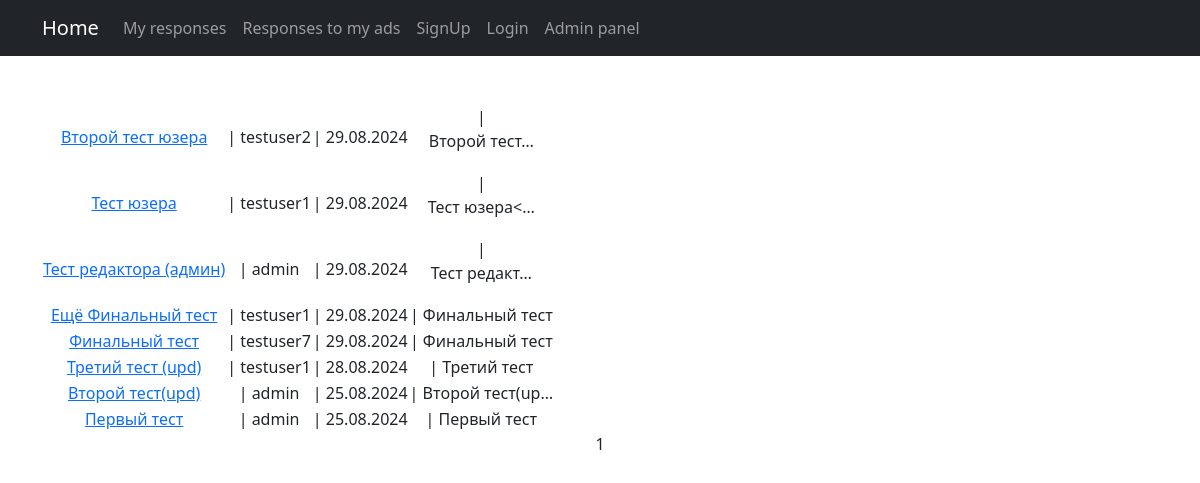
The page / on the database its author committed.
### board/models.py (models this page shows, shortened)
class Post(models.Model):
    author = models.ForeignKey(User, on_delete=models.CASCADE)
    category = models.CharField(max_length=5, choices=CATEGORY_TYPE, default="TANKS")
    date_create = models.DateTimeField(auto_now_add=True)
    title = models.CharField(max_length=64)
    content = RichTextUploadingField()

### board/views.py (the view)
# urls.py: path('', PostList.as_view(), name='posts_list'),
class PostList(ListView):
    model = Post
    ordering = '-date_create'
    template_name = 'posts.html'
    context_object_name = 'posts'
    paginate_by = 10

### templates/posts.html (shortened to what this page needs)
{% extends 'flatpages/default.html' %}
{% block content %}
    <br/>
    <br>
    {% if posts %}
        <table>
            {% for post in posts %}
                    <tr>
                        <td><a href="{% url 'post_details' pk=post.pk %}">{{ post.title }}</a></td>
                        <td>| {{ post.author }}</td>
                        <td>| {{ post.date_create|date:'d.m.Y' }}</td>
                        <td>| {{ post.content|safe|truncatechars:15 }}</td>
                        <td>
                        </td>
            </tr>
            {% endfor %}
        </table>
    {% else %}
       <h2>Объявлений нет!</h2>
   {% endif %}
    {{ page_obj.number }}
{% endblock content %}

### templates/flatpages/default.html (shortened to what this page needs)
<!DOCTYPE html>
<html lang="en">
    <head>
        {% load static %}
        <link href="{% static 'css/styles.css' %}" rel="stylesheet" />
    </head>
    <body>
        <nav class="navbar navbar-expand-lg navbar-dark bg-dark static-top">
            <div class="container">
                <a class="navbar-brand" href="/">Home</a>
                <div class="collapse navbar-collapse" id="navbarResponsive">
                    <ul class="navbar-nav ml-auto">
                        <li class="nav-item">
                            <a class="nav-link" href="/my_responses">My responses</a>
                        </li>
                        <li class="nav-item">
                            <a class="nav-link" href="/responses_to_my_ads">Responses to my ads</a>
                        </li>
                        <li class="nav-item">
                            <a class="nav-link" href="/accounts/signup">SignUp</a>
                        </li>
                        <li class="nav-item">
                            <a class="nav-link" href="/accounts/login">Login</a>
                        </li>
                        <li class="nav-item">
                            <a class="nav-link" href="/admin">Admin panel</a>
                        </li>
                    </ul>
                </div>
            </div>
        </nav>
        <div class="container">
            <div class="row">
                <div class="col-lg-12 text-center">
                {% block content %}{% endblock content %}
                </div>
            </div>
        </div>
    </body>
</html>

### rows shown on the page
Post: title "Второй тест юзера", author "testuser2", date_create "29.08.2024", content "Второй тест…"
Post: title "Тест юзера", author "testuser1", date_create "29.08.2024", content "Тест юзера<…"
Post: title "Тест редактора (админ)", author "admin", date_create "29.08.2024", content "Тест редакт…"
Post: title "Ещё Финальный тест", author "testuser1", date_create "29.08.2024", content "Финальный тест"
Post: title "Финальный тест", author "testuser7", date_create "29.08.2024", content "Финальный тест"
Post: title "Третий тест (upd)", author "testuser1", date_create "28.08.2024", content "Третий тест"
Post: title "Второй тест(upd)", author "admin", date_create "25.08.2024", content "Второй тест(up…"
Post: title "Первый тест", author "admin", date_create "25.08.2024", content "Первый тест"

### other values the page prints
{{ page_obj.number }} "1"
